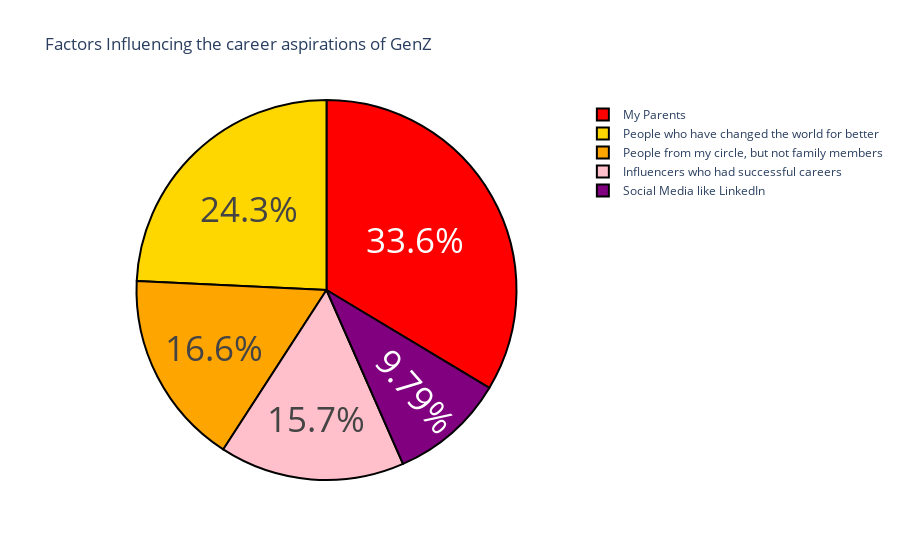

The notebook cell saved with this chart:
### Markdown cell above
# Factors influencing the career aspirations of GenZ

### Code cell
question1=data['Which of the below factors influence the most about your career aspirations ?'].value_counts()
label  = question1.index
counts = question1.values
colors  =['red', 'gold','orange','pink','purple']
fig = go.Figure(data=[go.Pie(labels=label,values=counts)])
fig.update_layout(title_text ='Factors Influencing the career aspirations of GenZ')
fig.update_traces(hoverinfo='label+value',textinfo='percent',textfont_size=35,
                 marker=dict(colors=colors,line=dict(color='black',width =2)))
fig.show()

### Figure 1 — Plotly figure (JSON) as saved in the notebook; plotly's stock layout.template omitted (floating-point values rounded to 4 significant figures)
{"data": [{"hoverinfo": "label+value", "labels": ["My Parents", "People who have changed the world for better", "People from my circle, but not family members", "Influencers who had successful careers", "Social Media like LinkedIn"], "marker": {"colors": ["red", "gold", "orange", "pink", "purple"], "line": {"color": "black", "width": 2}}, "textfont": {"size": 35}, "textinfo": "percent", "type": "pie", "values": [79, 57, 39, 37, 23]}], "layout": {"autosize": true, "title": {"text": "Factors Influencing the career aspirations of GenZ"}}}
